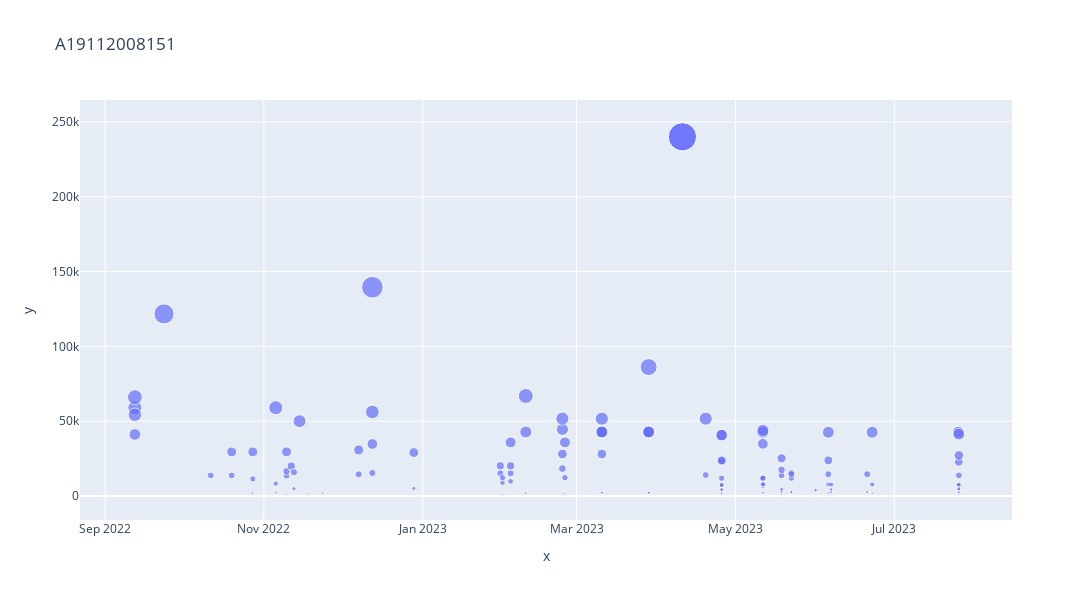
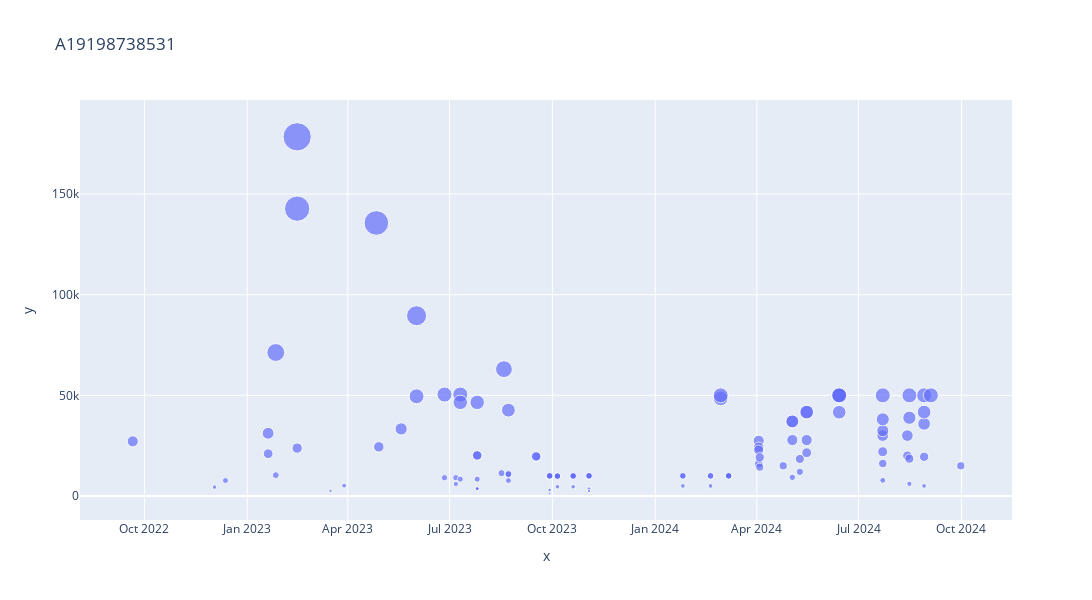
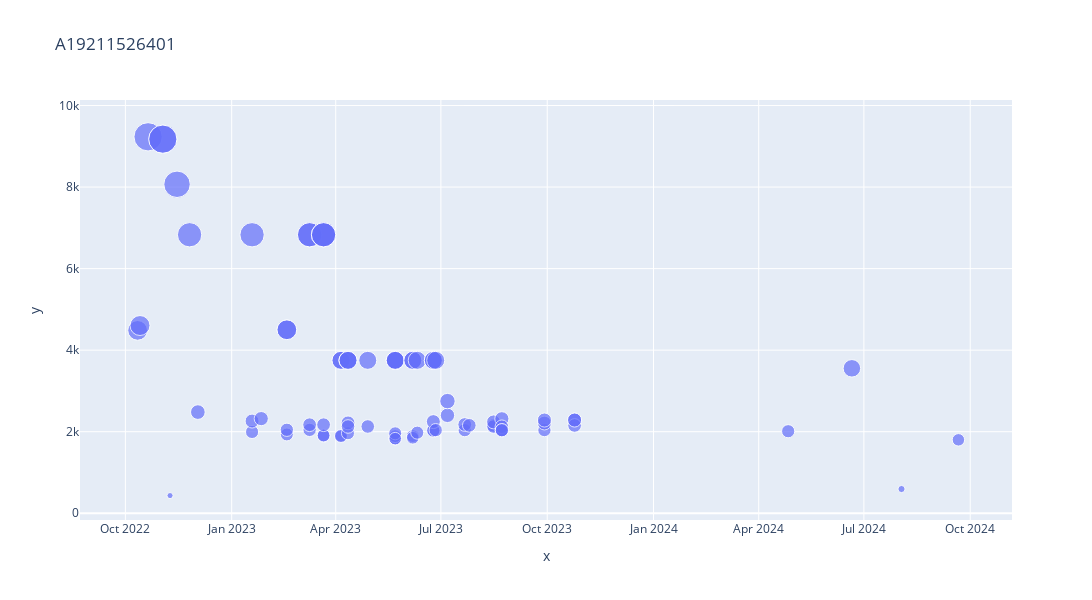
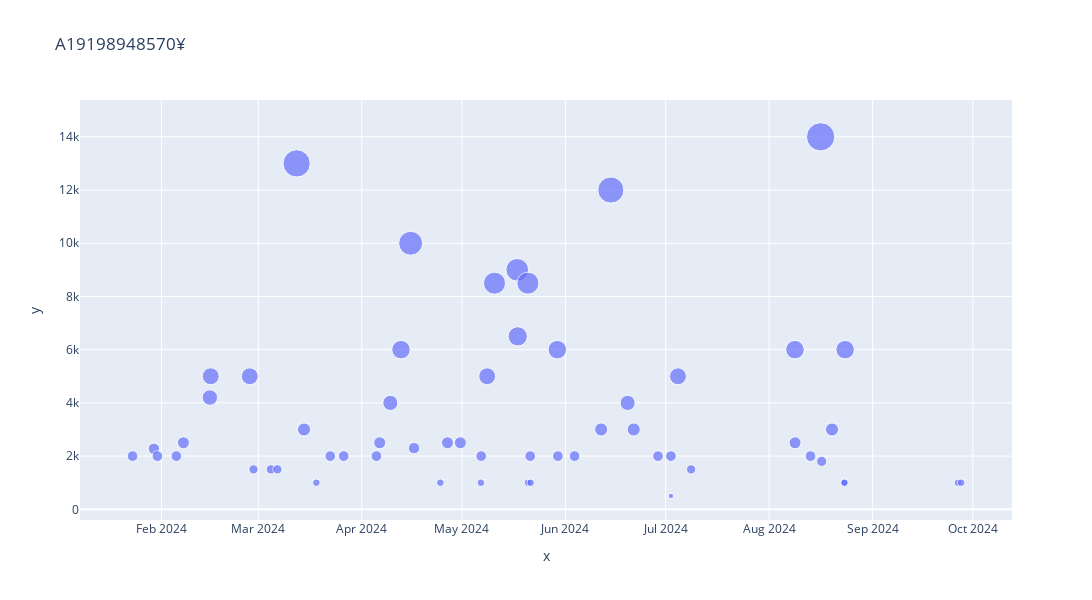

Here is the notebook cell these charts were saved with, in order:
### Code cell
for i in movs:
    print(resumen.index[i])
    resultados = dfOr[dfOr['DESCRIPCION_CLEAN'] == resumen.index[i]]
    resultados.tail(30)

    xs = resultados["dateTimeStr"]
    ys = abs(resultados["MOVIMIENTOS"])
    
    fig = px.scatter(x=xs,y=ys,size=ys,width=1500, height=600,title=resumen.index[i])
    #fig.update_xaxes(rangeslider_visible=True)
    fig.show()
    resultados.to_excel(f"obs_ecc_BCP-CTE-194-9887429-1-27/{resumen.index[i]}.xlsx")
